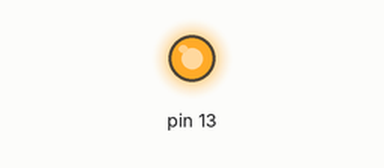
Recording of a sketch running on a simulated Arduino Uno, built with avr-gcc and run on an emulated ATmega328P. On the bench: output pins drawn as LEDs (lit = HIGH).

Above: at 0.5 s.
At 14.4 s:
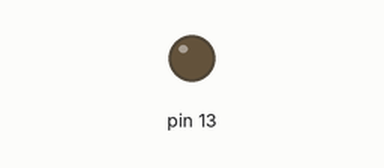
Timing chart, 0 to 16.8 s (numbered marks = the images above):
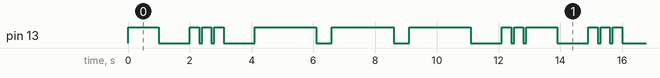

The sketch:

SOS.ino
```cpp
// the setup function runs once when you press reset or power the board
void setup() {
  // initialize digital pin 13 as an output.
  pinMode(13, OUTPUT);
}

// the loop function runs over and over again forever
void loop() {
    digitalWrite(13, HIGH);
  delay(1000);
    digitalWrite(13, LOW);

  delay(1000);                // 1 second delay wich acts 1: before loop to make sure your ready and 2: act as a delay for when it starts all over again :)

  digitalWrite(13, HIGH);   //"S" signal starts after the one second delay
    delay(300);
      digitalWrite(13, LOW);
    delay(100);
      digitalWrite(13, HIGH);
    delay(300);
      digitalWrite(13, LOW);
    delay(100);
      digitalWrite(13, HIGH);
    delay(300);
      digitalWrite(13, LOW);

    delay(1000);                  //1 second delay for the second letter (fisrt of 2)

      digitalWrite(13, HIGH);
    delay(2000);                  // First dash of 3 wich represents the O
      digitalWrite(13, LOW);
    delay(500);
      digitalWrite(13, HIGH);
    delay(2000);
      digitalWrite(13, LOW);
    delay(500);
      digitalWrite(13, HIGH);
    delay(2000);
      digitalWrite(13, LOW);

    delay(1000);                  //second 1 second delay for the third letter

      digitalWrite(13, HIGH);
    delay(300);
      digitalWrite(13, LOW);
    delay(100);
      digitalWrite(13, HIGH);
    delay(300);
      digitalWrite(13, LOW);
    delay(100);
      digitalWrite(13, HIGH);
}
```

Measured:
- by itself, pin 13: repeats every 12.9 s: LOW 1.0 s, 2 × (HIGH 0.30 s, LOW 0.10 s), HIGH 0.30 s, LOW 1.0 s, 2 × (HIGH 2.0 s, LOW 0.50 s), HIGH 2.0 s, LOW 1.0 s, 2 × (HIGH 0.30 s, LOW 0.10 s), HIGH 1.0 s
- by itself, everything shown: repeats every 12.9 s, in 18 steps
